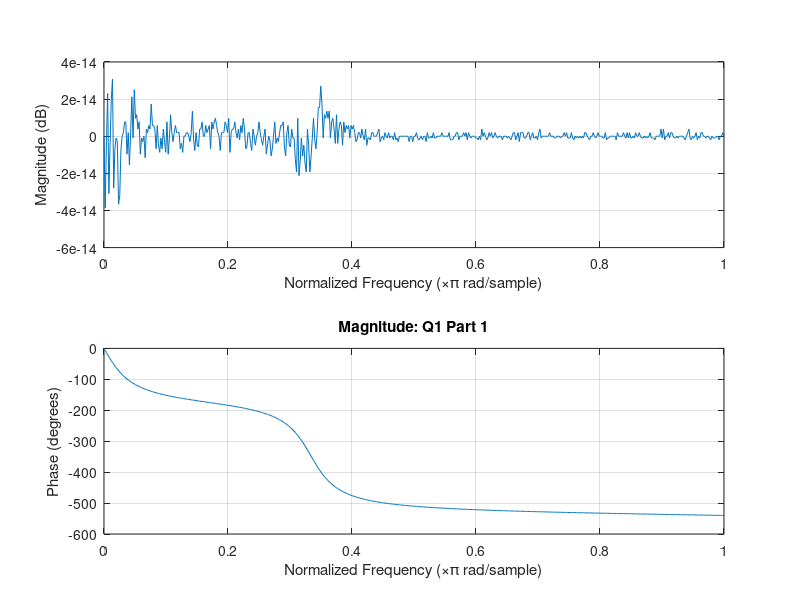
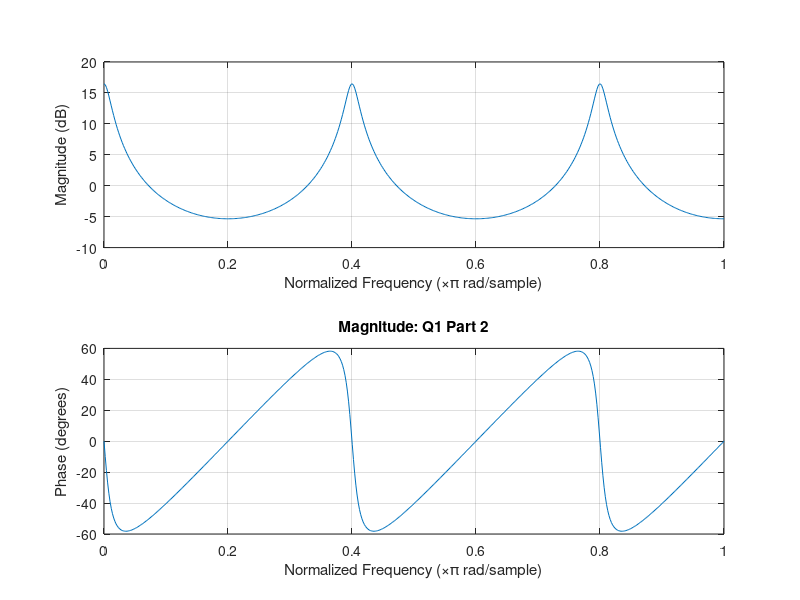

Recreate these plots in MATLAB, in order.
close all; 

b =[-0.729 1.62 -1.8 1];
a =[1 -1.8 1.62 -0.729];

[z, p, g] = tf2zp(b, a);

disp("Zeros"); disp(z);
disp("Poles"); disp(p);
disp("Gain"); disp(g);

freqz(b, a);
title("Magnitude: Q1 Part 1")
figure; 
b =[1];
a =[1 0 0 0 0 -0.85];

[z, p, g] = tf2zp(b, a);

disp("Zeros"); disp(z);
disp("Poles"); disp(p);
disp("Gain"); disp(g);

freqz(b, a);
title("Magnitude: Q1 Part 2")